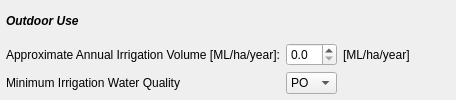
                         <widget class="QWidget" name="widget_8" native="true">
                          <layout class="QGridLayout" name="gridLayout_9">
                           <property name="leftMargin">
                            <number>6</number>
                           </property>
                           <property name="topMargin">
                            <number>6</number>
                           </property>
                           <property name="rightMargin">
                            <number>6</number>
                           </property>
                           <property name="bottomMargin">
                            <number>6</number>
                           </property>
                           <item row="2" column="0">
                            <widget class="QLabel" name="res_irrigate_ffplbl">
                             <property name="whatsThis">
                              <string>&lt;!DOCTYPE HTML PUBLIC &quot;-//W3C//DTD HTML 4.0//EN&quot; &quot;http://www.w3.org/TR/REC-html40/strict.dtd&quot;&gt;
&lt;html&gt;&lt;head&gt;&lt;meta name=&quot;qrichtext&quot; content=&quot;1&quot; /&gt;&lt;style type=&quot;text/css&quot;&gt;
p, li { white-space: pre-wrap; }
&lt;/style&gt;&lt;/head&gt;&lt;body style=&quot; font-family:'MS Shell Dlg 2'; font-size:8.25pt; font-weight:400; font-style:normal;&quot;&gt;
&lt;p style=&quot; margin-top:0px; margin-bottom:0px; margin-left:0px; margin-right:0px; -qt-block-indent:0; text-indent:0px;&quot;&gt;&lt;span style=&quot; font-size:8pt;&quot;&gt;Select the minimum water quality requirement to source from when meeting demand.&lt;/span&gt;&lt;/p&gt;
&lt;p style=&quot; margin-top:0px; margin-bottom:0px; margin-left:0px; margin-right:0px; -qt-block-indent:0; text-indent:0px;&quot;&gt;&lt;span style=&quot; font-size:8pt;&quot;&gt;PO = Potable Water&lt;/span&gt;&lt;/p&gt;
&lt;p style=&quot; margin-top:0px; margin-bottom:0px; margin-left:0px; margin-right:0px; -qt-block-indent:0; text-indent:0px;&quot;&gt;&lt;span style=&quot; font-size:8pt;&quot;&gt;NP = Non-potable Water&lt;/span&gt;&lt;/p&gt;
&lt;p style=&quot; margin-top:0px; margin-bottom:0px; margin-left:0px; margin-right:0px; -qt-block-indent:0; text-indent:0px;&quot;&gt;&lt;span style=&quot; font-size:8pt;&quot;&gt;RW = Rainwater&lt;/span&gt;&lt;/p&gt;
&lt;p style=&quot; margin-top:0px; margin-bottom:0px; margin-left:0px; margin-right:0px; -qt-block-indent:0; text-indent:0px;&quot;&gt;&lt;span style=&quot; font-size:8pt;&quot;&gt;SW = Stormwater&lt;/span&gt;&lt;/p&gt;
&lt;p style=&quot; margin-top:0px; margin-bottom:0px; margin-left:0px; margin-right:0px; -qt-block-indent:0; text-indent:0px;&quot;&gt;&lt;span style=&quot; font-size:8pt;&quot;&gt;GW = Greywater&lt;/span&gt;&lt;/p&gt;&lt;/body&gt;&lt;/html&gt;</string>
                             </property>
                             <property name="text">
                              <string>Minimum Irrigation Water Quality</string>
                             </property>
                            </widget>
                           </item>
                           <item row="1" column="0">
                            <widget class="QLabel" name="res_irrigate_lbl">
                             <property name="whatsThis">
                              <string>Estimate of the annual irrigation volume per hectare</string>
                             </property>
                             <property name="text">
                              <string>Approximate Annual Irrigation Volume [ML/ha/year]:</string>
                             </property>
                            </widget>
                           </item>
                           <item row="1" column="1">
                            <widget class="QDoubleSpinBox" name="res_irrigate_vol">
                             <property name="maximumSize">
                              <size>
                               <width>51</width>
                               <height>16777215</height>
                              </size>
                             </property>
                             <property name="decimals">
                              <number>1</number>
                             </property>
                            </widget>
                           </item>
                           <item row="2" column="3">
                            <spacer name="horizontalSpacer_40">
                             <property name="orientation">
                              <enum>Qt::Horizontal</enum>
                             </property>
                             <property name="sizeHint" stdset="0">
                              <size>
                               <width>40</width>
                               <height>20</height>
                              </size>
                             </property>
                            </spacer>
                           </item>
                           <item row="2" column="1">
                            <widget class="QComboBox" name="res_irrigate_ffp">
                             <item>
                              <property name="text">
                               <string>PO</string>
                              </property>
                             </item>
                             <item>
                              <property name="text">
                               <string>NP</string>
                              </property>
                             </item>
                             <item>
                              <property name="text">
                               <string>RW</string>
                              </property>
                             </item>
                             <item>
                              <property name="text">
                               <string>SW</string>
                              </property>
                             </item>
                             <item>
                              <property name="text">
                               <string>GW</string>
                              </property>
                             </item>
                            </widget>
                           </item>
                           <item row="1" column="2">
                            <widget class="QLabel" name="res_irrigate_lbl2">
                             <property name="whatsThis">
                              <string>Estimate of the annual irrigation volume per hectare</string>
                             </property>
                             <property name="text">
                              <string>[ML/ha/year]</string>
                             </property>
                            </widget>
                           </item>
                           <item row="1" column="3">
                            <spacer name="horizontalSpacer_39">
                             <property name="orientation">
                              <enum>Qt::Horizontal</enum>
                             </property>
                             <property name="sizeHint" stdset="0">
                              <size>
                               <width>40</width>
                               <height>20</height>
                              </size>
                             </property>
                            </spacer>
                           </item>
                           <item row="0" column="0">
                            <widget class="QLabel" name="res_enduse_lbl2">
                             <property name="whatsThis">
                              <string>How many times does the household/person use the facility per day?
Kitchen = Household
Shower = Person
Toilet = Person
Laundry = Household</string>
                             </property>
                             <property name="text">
                              <string>&lt;html&gt;&lt;head/&gt;&lt;body&gt;&lt;p&gt;&lt;span style=&quot; font-weight:600; font-style:italic;&quot;&gt;Outdoor Use&lt;/span&gt;&lt;/p&gt;&lt;/body&gt;&lt;/html&gt;</string>
                             </property>
                            </widget>
                           </item>
                          </layout>
                         </widget>
